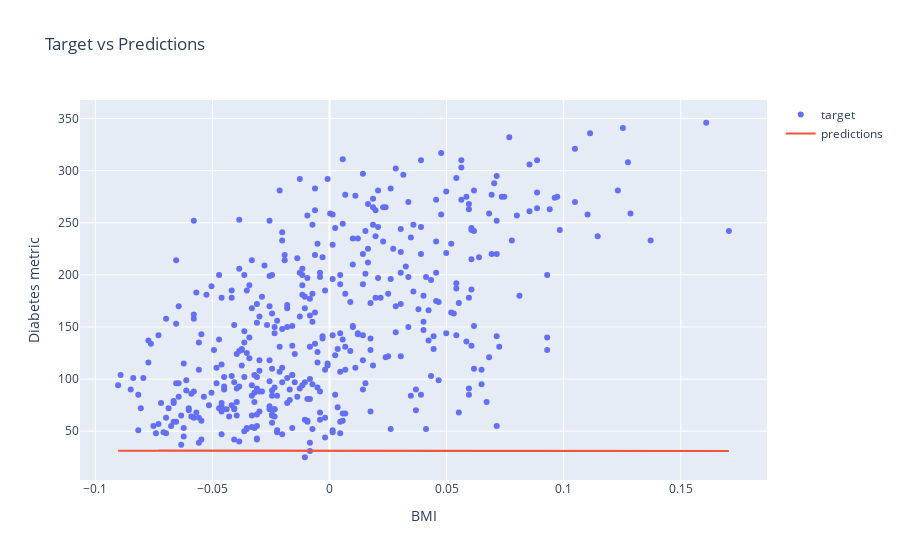

Notebook code for this chart:
### Markdown cell above
Wesee that the values of the two parameters have changed, let's see how it affected the predictions of the model. 
Visualize the data vs the model's predictions.

### Code cell
fig = go.Figure()
fig.add_trace(go.Scatter(x=diabetes_X, y=y,
                    mode='markers',
                    name='target'))
fig.add_trace(go.Scatter(x=diabetes_X, y=model(diabetes_X),
                    mode='lines',
                    name='predictions'))
fig.update_layout(
    title="Target vs Predictions",
    xaxis_title="BMI",
    yaxis_title="Diabetes metric"
    )
fig.show()

### Figure 1 — Plotly figure (JSON) as saved in the notebook; plotly's stock layout.template omitted (floating-point values rounded to 4 significant figures; data arrays with more than 128 entries replaced by an {"elided": "..."} marker saying what was removed)
{"data": [{"mode": "markers", "name": "target", "type": "scatter", "x": {"elided": "442 float values"}, "y": {"elided": "442 int values"}}, {"mode": "lines", "name": "predictions", "type": "scatter", "x": {"elided": "442 float values"}, "y": {"elided": "442 float values"}}], "layout": {"title": {"text": "Target vs Predictions"}, "xaxis": {"title": {"text": "BMI"}}, "yaxis": {"title": {"text": "Diabetes metric"}}}}
